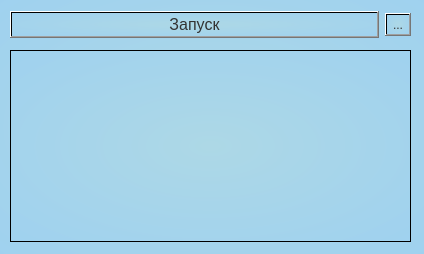
<?xml version="1.0" encoding="UTF-8"?>
<ui version="4.0">
 <class>MainWindow</class>
 <widget class="QMainWindow" name="MainWindow">
  <property name="geometry">
   <rect>
    <x>0</x>
    <y>0</y>
    <width>424</width>
    <height>254</height>
   </rect>
  </property>
  <property name="sizePolicy">
   <sizepolicy hsizetype="Fixed" vsizetype="Fixed">
    <horstretch>0</horstretch>
    <verstretch>0</verstretch>
   </sizepolicy>
  </property>
  <property name="minimumSize">
   <size>
    <width>424</width>
    <height>254</height>
   </size>
  </property>
  <property name="maximumSize">
   <size>
    <width>424</width>
    <height>254</height>
   </size>
  </property>
  <property name="baseSize">
   <size>
    <width>424</width>
    <height>255</height>
   </size>
  </property>
  <property name="palette">
   <palette>
    <active>
     <colorrole role="WindowText">
      <brush brushstyle="SolidPattern">
       <color alpha="255">
        <red>51</red>
        <green>51</green>
        <blue>51</blue>
       </color>
      </brush>
     </colorrole>
     <colorrole role="Button">
      <brush brushstyle="RadialGradientPattern">
       <gradient centralx="0.500000000000000" centraly="0.500000000000000" focalx="0.500000000000000" focaly="0.500000000000000" radius="1.500000000000000" type="RadialGradient" spread="PadSpread" coordinatemode="ObjectBoundingMode">
        <gradientstop position="0.000000000000000">
         <color alpha="255">
          <red>173</red>
          <green>216</green>
          <blue>230</blue>
         </color>
        </gradientstop>
        <gradientstop position="1.000000000000000">
         <color alpha="255">
          <red>144</red>
          <green>202</green>
          <blue>249</blue>
         </color>
        </gradientstop>
       </gradient>
      </brush>
     </colorrole>
     <colorrole role="Light">
      <brush brushstyle="SolidPattern">
       <color alpha="255">
        <red>158</red>
        <green>171</green>
        <blue>191</blue>
       </color>
      </brush>
     </colorrole>
     <colorrole role="Midlight">
      <brush brushstyle="SolidPattern">
       <color alpha="255">
        <red>131</red>
        <green>142</green>
        <blue>159</blue>
       </color>
      </brush>
     </colorrole>
     <colorrole role="Dark">
      <brush brushstyle="SolidPattern">
       <color alpha="255">
        <red>52</red>
        <green>57</green>
        <blue>63</blue>
       </color>
      </brush>
     </colorrole>
     <colorrole role="Mid">
      <brush brushstyle="SolidPattern">
       <color alpha="255">
        <red>70</red>
        <green>76</green>
        <blue>84</blue>
       </color>
      </brush>
     </colorrole>
     <colorrole role="Text">
      <brush brushstyle="SolidPattern">
       <color alpha="255">
        <red>51</red>
        <green>51</green>
        <blue>51</blue>
       </color>
      </brush>
     </colorrole>
     <colorrole role="BrightText">
      <brush brushstyle="SolidPattern">
       <color alpha="255">
        <red>255</red>
        <green>255</green>
        <blue>255</blue>
       </color>
      </brush>
     </colorrole>
     <colorrole role="ButtonText">
      <brush brushstyle="SolidPattern">
       <color alpha="255">
        <red>51</red>
        <green>51</green>
        <blue>51</blue>
       </color>
      </brush>
     </colorrole>
     <colorrole role="Base">
      <brush brushstyle="RadialGradientPattern">
       <gradient centralx="0.500000000000000" centraly="0.500000000000000" focalx="0.500000000000000" focaly="0.500000000000000" radius="1.500000000000000" type="RadialGradient" spread="PadSpread" coordinatemode="ObjectBoundingMode">
        <gradientstop position="0.000000000000000">
         <color alpha="255">
          <red>173</red>
          <green>216</green>
          <blue>230</blue>
         </color>
        </gradientstop>
        <gradientstop position="1.000000000000000">
         <color alpha="255">
          <red>144</red>
          <green>202</green>
          <blue>249</blue>
         </color>
        </gradientstop>
       </gradient>
      </brush>
     </colorrole>
     <colorrole role="Window">
      <brush brushstyle="RadialGradientPattern">
       <gradient centralx="0.500000000000000" centraly="0.500000000000000" focalx="0.500000000000000" focaly="0.500000000000000" radius="1.500000000000000" type="RadialGradient" spread="PadSpread" coordinatemode="ObjectBoundingMode">
        <gradientstop position="0.000000000000000">
         <color alpha="255">
          <red>173</red>
          <green>216</green>
          <blue>230</blue>
         </color>
        </gradientstop>
        <gradientstop position="1.000000000000000">
         <color alpha="255">
          <red>144</red>
          <green>202</green>
          <blue>249</blue>
         </color>
        </gradientstop>
       </gradient>
      </brush>
     </colorrole>
     <colorrole role="Shadow">
      <brush brushstyle="SolidPattern">
       <color alpha="255">
        <red>0</red>
        <green>0</green>
        <blue>0</blue>
       </color>
      </brush>
     </colorrole>
     <colorrole role="AlternateBase">
      <brush brushstyle="SolidPattern">
       <color alpha="255">
        <red>52</red>
        <green>57</green>
        <blue>63</blue>
       </color>
      </brush>
     </colorrole>
     <colorrole role="ToolTipBase">
      <brush brushstyle="SolidPattern">
       <color alpha="255">
        <red>255</red>
        <green>255</green>
        <blue>220</blue>
       </color>
      </brush>
     </colorrole>
     <colorrole role="ToolTipText">
      <brush brushstyle="SolidPattern">
       <color alpha="255">
        <red>0</red>
        <green>0</green>
        <blue>0</blue>
       </color>
      </brush>
     </colorrole>
    </active>
    <inactive>
     <colorrole role="WindowText">
      <brush brushstyle="SolidPattern">
       <color alpha="255">
        <red>51</red>
        <green>51</green>
        <blue>51</blue>
       </color>
      </brush>
     </colorrole>
     <colorrole role="Button">
      <brush brushstyle="RadialGradientPattern">
       <gradient centralx="0.500000000000000" centraly="0.500000000000000" focalx="0.500000000000000" focaly="0.500000000000000" radius="1.500000000000000" type="RadialGradient" spread="PadSpread" coordinatemode="ObjectBoundingMode">
        <gradientstop position="0.000000000000000">
         <color alpha="255">
          <red>173</red>
          <green>216</green>
          <blue>230</blue>
         </color>
        </gradientstop>
        <gradientstop position="1.000000000000000">
         <color alpha="255">
          <red>144</red>
          <green>202</green>
          <blue>249</blue>
         </color>
        </gradientstop>
       </gradient>
      </brush>
     </colorrole>
     <colorrole role="Light">
      <brush brushstyle="SolidPattern">
       <color alpha="255">
        <red>158</red>
        <green>171</green>
        <blue>191</blue>
       </color>
      </brush>
     </colorrole>
     <colorrole role="Midlight">
      <brush brushstyle="SolidPattern">
       <color alpha="255">
        <red>131</red>
        <green>142</green>
        <blue>159</blue>
       </color>
      </brush>
     </colorrole>
     <colorrole role="Dark">
      <brush brushstyle="SolidPattern">
       <color alpha="255">
        <red>52</red>
        <green>57</green>
        <blue>63</blue>
       </color>
      </brush>
     </colorrole>
     <colorrole role="Mid">
      <brush brushstyle="SolidPattern">
       <color alpha="255">
        <red>70</red>
        <green>76</green>
        <blue>84</blue>
       </color>
      </brush>
     </colorrole>
     <colorrole role="Text">
      <brush brushstyle="SolidPattern">
       <color alpha="255">
        <red>51</red>
        <green>51</green>
        <blue>51</blue>
       </color>
      </brush>
     </colorrole>
     <colorrole role="BrightText">
      <brush brushstyle="SolidPattern">
       <color alpha="255">
        <red>255</red>
        <green>255</green>
        <blue>255</blue>
       </color>
      </brush>
     </colorrole>
     <colorrole role="ButtonText">
      <brush brushstyle="SolidPattern">
       <color alpha="255">
        <red>51</red>
        <green>51</green>
        <blue>51</blue>
       </color>
      </brush>
     </colorrole>
     <colorrole role="Base">
      <brush brushstyle="RadialGradientPattern">
       <gradient centralx="0.500000000000000" centraly="0.500000000000000" focalx="0.500000000000000" focaly="0.500000000000000" radius="1.500000000000000" type="RadialGradient" spread="PadSpread" coordinatemode="ObjectBoundingMode">
        <gradientstop position="0.000000000000000">
         <color alpha="255">
          <red>173</red>
          <green>216</green>
          <blue>230</blue>
         </color>
        </gradientstop>
        <gradientstop position="1.000000000000000">
         <color alpha="255">
          <red>144</red>
          <green>202</green>
          <blue>249</blue>
         </color>
        </gradientstop>
       </gradient>
      </brush>
     </colorrole>
     <colorrole role="Window">
      <brush brushstyle="RadialGradientPattern">
       <gradient centralx="0.500000000000000" centraly="0.500000000000000" focalx="0.500000000000000" focaly="0.500000000000000" radius="1.500000000000000" type="RadialGradient" spread="PadSpread" coordinatemode="ObjectBoundingMode">
        <gradientstop position="0.000000000000000">
         <color alpha="255">
          <red>173</red>
          <green>216</green>
          <blue>230</blue>
         </color>
        </gradientstop>
        <gradientstop position="1.000000000000000">
         <color alpha="255">
          <red>144</red>
          <green>202</green>
          <blue>249</blue>
         </color>
        </gradientstop>
       </gradient>
      </brush>
     </colorrole>
     <colorrole role="Shadow">
      <brush brushstyle="SolidPattern">
       <color alpha="255">
        <red>0</red>
        <green>0</green>
        <blue>0</blue>
       </color>
      </brush>
     </colorrole>
     <colorrole role="AlternateBase">
      <brush brushstyle="SolidPattern">
       <color alpha="255">
        <red>52</red>
        <green>57</green>
        <blue>63</blue>
       </color>
      </brush>
     </colorrole>
     <colorrole role="ToolTipBase">
      <brush brushstyle="SolidPattern">
       <color alpha="255">
        <red>255</red>
        <green>255</green>
        <blue>220</blue>
       </color>
      </brush>
     </colorrole>
     <colorrole role="ToolTipText">
      <brush brushstyle="SolidPattern">
       <color alpha="255">
        <red>0</red>
        <green>0</green>
        <blue>0</blue>
       </color>
      </brush>
     </colorrole>
    </inactive>
    <disabled>
     <colorrole role="WindowText">
      <brush brushstyle="SolidPattern">
       <color alpha="255">
        <red>51</red>
        <green>51</green>
        <blue>51</blue>
       </color>
      </brush>
     </colorrole>
     <colorrole role="Button">
      <brush brushstyle="RadialGradientPattern">
       <gradient centralx="0.500000000000000" centraly="0.500000000000000" focalx="0.500000000000000" focaly="0.500000000000000" radius="1.500000000000000" type="RadialGradient" spread="PadSpread" coordinatemode="ObjectBoundingMode">
        <gradientstop position="0.000000000000000">
         <color alpha="255">
          <red>173</red>
          <green>216</green>
          <blue>230</blue>
         </color>
        </gradientstop>
        <gradientstop position="1.000000000000000">
         <color alpha="255">
          <red>144</red>
          <green>202</green>
          <blue>249</blue>
         </color>
        </gradientstop>
       </gradient>
      </brush>
     </colorrole>
     <colorrole role="Light">
      <brush brushstyle="SolidPattern">
       <color alpha="255">
        <red>158</red>
        <green>171</green>
        <blue>191</blue>
       </color>
      </brush>
     </colorrole>
     <colorrole role="Midlight">
      <brush brushstyle="SolidPattern">
       <color alpha="255">
        <red>131</red>
        <green>142</green>
        <blue>159</blue>
       </color>
      </brush>
     </colorrole>
     <colorrole role="Dark">
      <brush brushstyle="SolidPattern">
       <color alpha="255">
        <red>52</red>
        <green>57</green>
        <blue>63</blue>
       </color>
      </brush>
     </colorrole>
     <colorrole role="Mid">
      <brush brushstyle="SolidPattern">
       <color alpha="255">
        <red>70</red>
        <green>76</green>
        <blue>84</blue>
       </color>
      </brush>
     </colorrole>
     <colorrole role="Text">
      <brush brushstyle="SolidPattern">
       <color alpha="255">
        <red>51</red>
        <green>51</green>
        <blue>51</blue>
       </color>
      </brush>
     </colorrole>
     <colorrole role="BrightText">
      <brush brushstyle="SolidPattern">
       <color alpha="255">
        <red>255</red>
        <green>255</green>
        <blue>255</blue>
       </color>
      </brush>
     </colorrole>
     <colorrole role="ButtonText">
      <brush brushstyle="SolidPattern">
       <color alpha="255">
        <red>51</red>
        <green>51</green>
        <blue>51</blue>
       </color>
      </brush>
     </colorrole>
     <colorrole role="Base">
      <brush brushstyle="RadialGradientPattern">
       <gradient centralx="0.500000000000000" centraly="0.500000000000000" focalx="0.500000000000000" focaly="0.500000000000000" radius="1.500000000000000" type="RadialGradient" spread="PadSpread" coordinatemode="ObjectBoundingMode">
        <gradientstop position="0.000000000000000">
         <color alpha="255">
          <red>173</red>
          <green>216</green>
          <blue>230</blue>
         </color>
        </gradientstop>
        <gradientstop position="1.000000000000000">
         <color alpha="255">
          <red>144</red>
          <green>202</green>
          <blue>249</blue>
         </color>
        </gradientstop>
       </gradient>
      </brush>
     </colorrole>
     <colorrole role="Window">
      <brush brushstyle="RadialGradientPattern">
       <gradient centralx="0.500000000000000" centraly="0.500000000000000" focalx="0.500000000000000" focaly="0.500000000000000" radius="1.500000000000000" type="RadialGradient" spread="PadSpread" coordinatemode="ObjectBoundingMode">
        <gradientstop position="0.000000000000000">
         <color alpha="255">
          <red>173</red>
          <green>216</green>
          <blue>230</blue>
         </color>
        </gradientstop>
        <gradientstop position="1.000000000000000">
         <color alpha="255">
          <red>144</red>
          <green>202</green>
          <blue>249</blue>
         </color>
        </gradientstop>
       </gradient>
      </brush>
     </colorrole>
     <colorrole role="Shadow">
      <brush brushstyle="SolidPattern">
       <color alpha="255">
        <red>0</red>
        <green>0</green>
        <blue>0</blue>
       </color>
      </brush>
     </colorrole>
     <colorrole role="AlternateBase">
      <brush brushstyle="SolidPattern">
       <color alpha="255">
        <red>105</red>
        <green>114</green>
        <blue>127</blue>
       </color>
      </brush>
     </colorrole>
     <colorrole role="ToolTipBase">
      <brush brushstyle="SolidPattern">
       <color alpha="255">
        <red>255</red>
        <green>255</green>
        <blue>220</blue>
       </color>
      </brush>
     </colorrole>
     <colorrole role="ToolTipText">
      <brush brushstyle="SolidPattern">
       <color alpha="255">
        <red>0</red>
        <green>0</green>
        <blue>0</blue>
       </color>
      </brush>
     </colorrole>
    </disabled>
   </palette>
  </property>
  <property name="font">
   <font>
    <family>Georgia</family>
    <italic>false</italic>
   </font>
  </property>
  <property name="windowTitle">
   <string>MainWindow</string>
  </property>
  <property name="styleSheet">
   <string notr="true">/* Стиль градиента для фона */
background: qradialgradient(cx: 0.5, cy: 0.5, fx: 0.5, fy: 0.5, radius: 1.5, stop: 0 rgba(173, 216, 230, 255), stop: 1 rgba(144, 202, 249, 255));

/* Стиль текста */
color: #333; /* Темный цвет текста для лучшей читаемости на светлом фоне */
</string>
  </property>
  <widget class="QWidget" name="centralwidget">
   <widget class="QListWidget" name="listWidget">
    <property name="geometry">
     <rect>
      <x>10</x>
      <y>50</y>
      <width>401</width>
      <height>192</height>
     </rect>
    </property>
    <property name="sizePolicy">
     <sizepolicy hsizetype="Fixed" vsizetype="Expanding">
      <horstretch>0</horstretch>
      <verstretch>0</verstretch>
     </sizepolicy>
    </property>
    <property name="maximumSize">
     <size>
      <width>401</width>
      <height>192</height>
     </size>
    </property>
    <property name="styleSheet">
     <string notr="true"/>
    </property>
   </widget>
   <widget class="QWidget" name="">
    <property name="geometry">
     <rect>
      <x>10</x>
      <y>10</y>
      <width>401</width>
      <height>29</height>
     </rect>
    </property>
    <layout class="QHBoxLayout" name="horizontalLayout">
     <item>
      <widget class="QPushButton" name="OnButt">
       <property name="sizePolicy">
        <sizepolicy hsizetype="Minimum" vsizetype="Fixed">
         <horstretch>0</horstretch>
         <verstretch>0</verstretch>
        </sizepolicy>
       </property>
       <property name="font">
        <font>
         <pointsize>12</pointsize>
        </font>
       </property>
       <property name="text">
        <string>Запуск</string>
       </property>
       <property name="autoDefault">
        <bool>true</bool>
       </property>
       <property name="default">
        <bool>false</bool>
       </property>
      </widget>
     </item>
     <item>
      <widget class="QToolButton" name="Setting_Button">
       <property name="sizePolicy">
        <sizepolicy hsizetype="Fixed" vsizetype="Fixed">
         <horstretch>0</horstretch>
         <verstretch>0</verstretch>
        </sizepolicy>
       </property>
       <property name="text">
        <string>...</string>
       </property>
      </widget>
     </item>
    </layout>
   </widget>
  </widget>
 </widget>
 <resources/>
 <connections/>
</ui>
